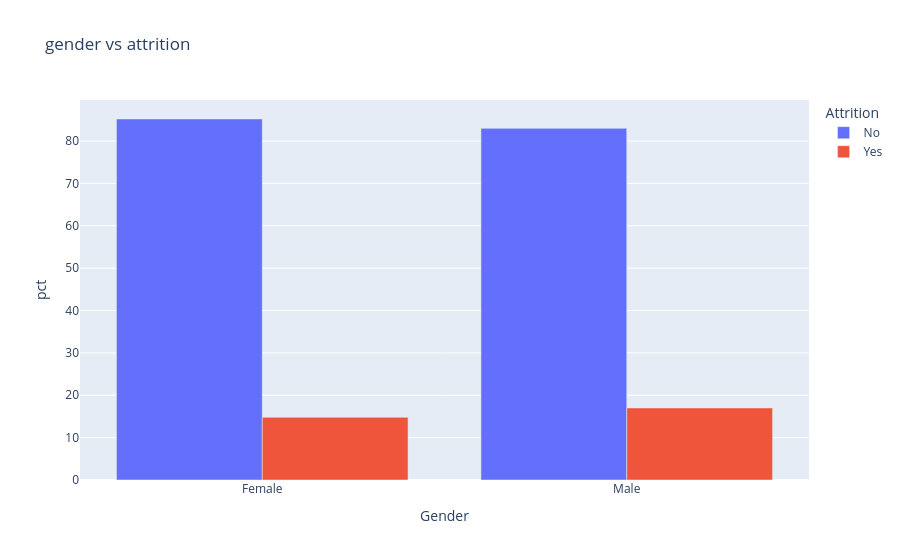

Here is the notebook cell this chart was saved with:
### Code cell
fig=px.bar(df_by_gender,x='Gender',
           y='pct',
           color='Attrition',
           barmode="group",
           title='gender vs attrition')
fig.show()

### Figure 1 — Plotly figure (JSON) as saved in the notebook; plotly's stock layout.template omitted (floating-point values rounded to 4 significant figures)
{"data": [{"alignmentgroup": "True", "hovertemplate": "Attrition=No<br>Gender=%{x}<br>pct=%{y}<extra></extra>", "legendgroup": "No", "marker": {"color": "#636efa", "pattern": {"shape": ""}}, "name": "No", "offsetgroup": "No", "orientation": "v", "showlegend": true, "textposition": "auto", "type": "bar", "x": ["Female", "Male"], "xaxis": "x", "y": [85.2, 82.99], "yaxis": "y"}, {"alignmentgroup": "True", "hovertemplate": "Attrition=Yes<br>Gender=%{x}<br>pct=%{y}<extra></extra>", "legendgroup": "Yes", "marker": {"color": "#EF553B", "pattern": {"shape": ""}}, "name": "Yes", "offsetgroup": "Yes", "orientation": "v", "showlegend": true, "textposition": "auto", "type": "bar", "x": ["Female", "Male"], "xaxis": "x", "y": [14.8, 17.01], "yaxis": "y"}], "layout": {"barmode": "group", "legend": {"title": {"text": "Attrition"}, "tracegroupgap": 0}, "title": {"text": "gender vs attrition"}, "xaxis": {"anchor": "y", "domain": [0, 1], "title": {"text": "Gender"}}, "yaxis": {"anchor": "x", "domain": [0, 1], "title": {"text": "pct"}}}}
